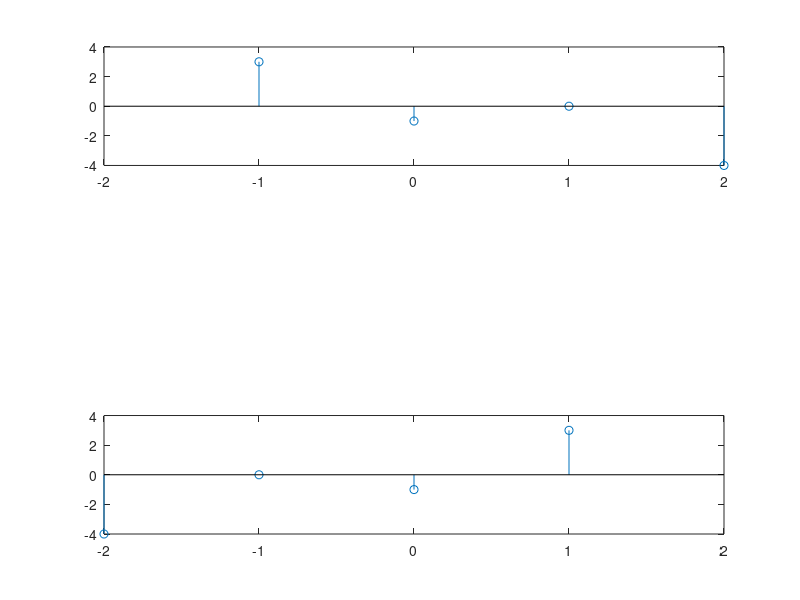

This chart was generated by the following MATLAB code:
clc;
clear all;
close all;
y1= [3 -1 0 -4];
m = -1:2;
z = fliplr(y1);
m1 = fliplr(-m);
subplot(3,1,1);
stem(m,y1);
axis([-2,2,-4,4]);
subplot(3,1,3);
stem(m1,z);
axis([-2,2,-4,4]);